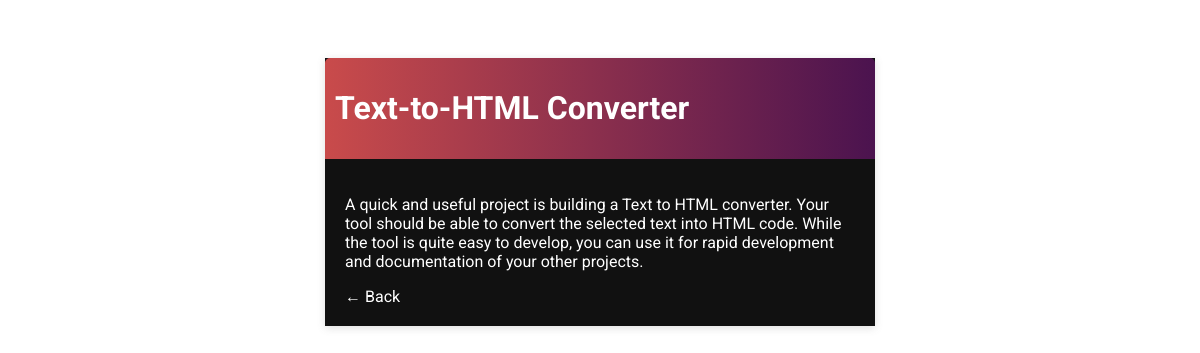
The app's page /task/17/ (signed in) with its own data.
### base/models.py (models this page shows)
class Task(models.Model):
    user = models.ForeignKey(
        User, on_delete=models.CASCADE, null=True, blank=True)
    title = models.CharField(max_length=200)
    description = models.TextField(null=True, blank=True)
    complete = models.BooleanField(default=False)
    created = models.DateTimeField(auto_now_add=True)
    def __str__(self):
        return self.title
    class Meta:
        ordering = ['complete']

### base/views.py (the view)
# urls.py: path('task/<int:pk>/', TaskDitail.as_view(), name='task'),
class TaskDitail(LoginRequiredMixin, DetailView):
    model = Task
    context_object_name = 'task'

### base/templates/base/task_detail.html (shortened to what this page needs)
{% load static %}
<!DOCTYPE html>
<html lang="en">
<head>
    <link rel="stylesheet" href="{% static '/css/main.css' %}">
</head>
<body>
    <div class="container ">
        <div class="header-bar">
            <h1>{{task}}</h1>
        </div>
        <div class="card-body">
            <p>{{task.description}}</p>
            <a  href="{% url 'tasks' %}">&#8592; Back</a>
        </div>
    </div>
</body>
</html>

### base/static/css/main.css (style rules this page uses)
body { background-color: #fff; font-family: "Roboto", sans-serif; padding-top: 50px; }
.container { color: #fff; max-width: 550px; margin: auto; background-color: #111; -webkit-box-shadow: rgba(99, 99, 99, 0.2) 0px 2px 8px 0px; box-shadow: rgba(99, 99, 99, 0.2) 0px 2px 8px 0px; }
.container a { text-decoration: none; color: #fff; }
.header-bar { display: flex; justify-content: space-between; color: #fff; padding: 10px; border-radius: 5px 5px 0 0; background: linear-gradient(to right, #c94b4b, #4b134f); }
.card-body { color: #fff; padding: 20px; }

### records on screen
Task: title "Text-to-HTML Converter", description "A quick and useful project is building a Text to HTML converter. Your tool should be able to convert the selected text into HTML code. While the tool is quite easy to develop, you can use it for rapid development and documentation of your other projects."
